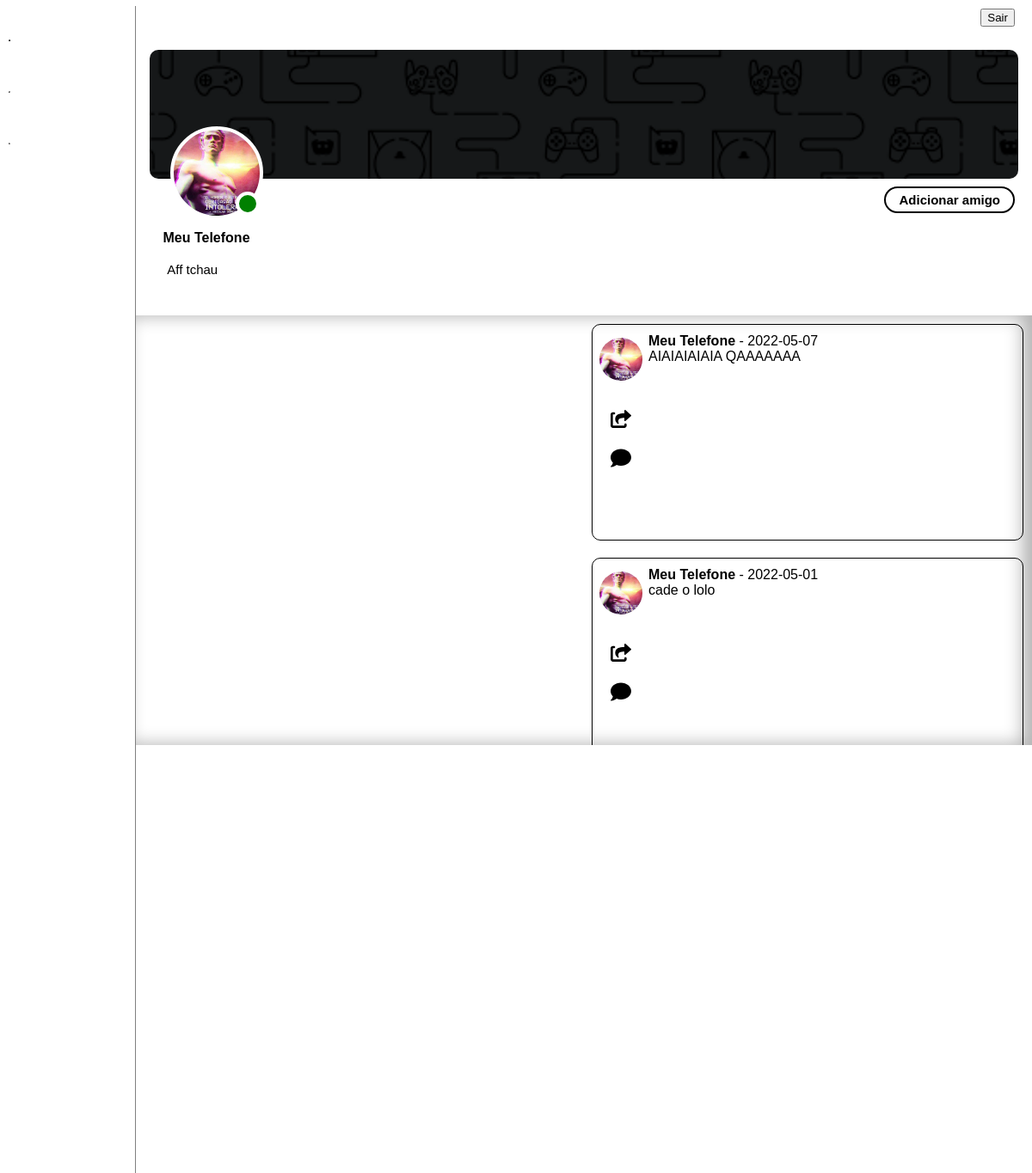
The page /perfilaaaa/index.php?conta=21 (signed in) on the database as committed earlier.
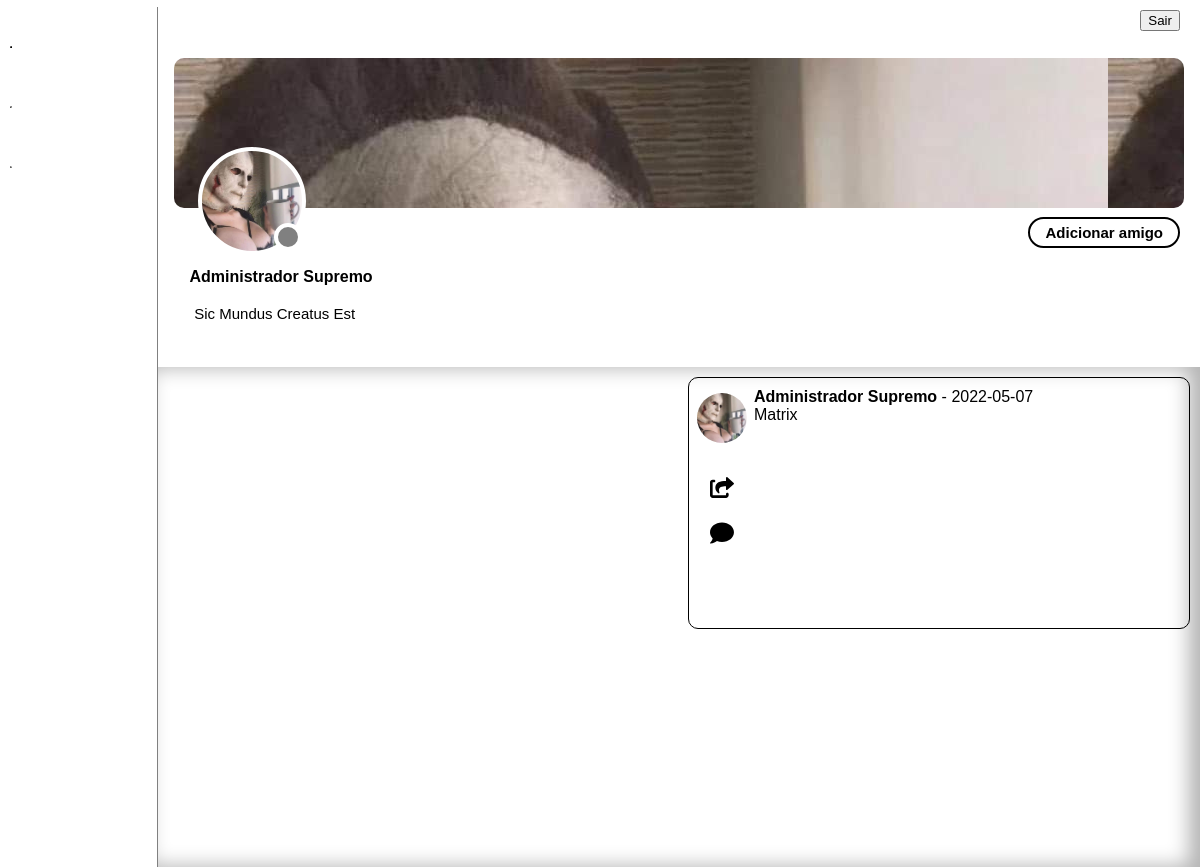
The same page on the database as committed later.
### tables this page shows
CREATE TABLE `perfil` (
  `id` int(11) NOT NULL,
  `apelido` varchar(100) NOT NULL,
  `capa` varchar(200) NOT NULL,
  `biografia` varchar(100) NOT NULL,
  `turma` varchar(4) NOT NULL,
  `foto` varchar(200) NOT NULL
);

CREATE TABLE `contas` (
  `id` int(11) NOT NULL,
  `nome` varchar(30) NOT NULL,
  `sobrenome` varchar(30) NOT NULL,
  `email` varchar(30) NOT NULL,
  `senha` varchar(30) NOT NULL,
  `status` tinyint(4) NOT NULL,
  `verificado` tinyint(4) NOT NULL,
  `criacao` varchar(50) NOT NULL
);

CREATE TABLE `publicacoes` (
  `id` int(11) NOT NULL,
  `data` date NOT NULL DEFAULT current_timestamp(),
  `midia` varchar(100) NOT NULL,
  `texto` text NOT NULL,
  `likes` int(11) NOT NULL DEFAULT 0,
  `privacidade` int(11) NOT NULL DEFAULT 0,
  `reacoes` int(11) NOT NULL DEFAULT 0,
  `denuncias` int(11) NOT NULL DEFAULT 0,
  `idConta` int(11) NOT NULL,
  `idPerfil` int(11) NOT NULL
);

### perfilaaaa/index.php (the view, shortened to what this page needs)
    <?php
        include("../content/code/conexao.php");
        $token = $_SESSION['email'];
        $login = "SELECT * FROM contas WHERE email=:token";
        try{
           $get = $conect->prepare($login);
           $get->bindParam(':token',$token,PDO::PARAM_STR);
           $get->execute();
           if($get->rowCount()>0){
               $ac = $get->fetch(PDO::FETCH_OBJ);
               $id = $ac->id;
           }
        } catch(PDOException $e){
        }
        $acID = $_GET['conta'];
        $acSelect = "SELECT * FROM contas WHERE id=:acID";
        try{
            $acr = $conect->prepare($acSelect);
            $acr->bindParam(':acID',$acID, PDO::PARAM_INT);
            $acr->execute();
            if($acr->rowCount()>0){
                $acc = $acr->fetch(PDO::FETCH_OBJ);
                $acnome = $acc->nome;
                $acsobrenome = $acc->sobrenome;
                $acstatus = $acc->status;
                $acverificado = $acc->verificado;
                $pSelect = "SELECT * FROM perfil WHERE id=:pID";
                $pCon = $conect->prepare($pSelect);
                $pCon->bindParam(':pID', $acID, PDO::PARAM_INT);
                $pCon->execute();
                if($pCon->rowCount()>0){
                    $pO = $pCon->fetch(PDO::FETCH_OBJ);
                    $pCapa = $pO->capa;
                    $pBio = $pO->biografia;
                    $pFoto = $pO->foto;
                }
            }
        }catch(PDOException $i){}
    ?>
<!DOCTYPE html>
<html lang="en">
<head>
    <link rel="stylesheet" href="../content/style.css">
</head>
<body style="background-color: var(--profile2);">
    <section class="main">
        <section class="content c2" style="flex-wrap:nowrap !important;">
            <section class="profile">
                <div class="pic">
                    <div class="custom">
                        <div class="cape" style="background-image: url(<?php echo $pCapa; ?>">
                            <div id="icon" class="icon" style="background-image: url(/content/img/alunos/<?php echo $pFoto; ?>">
                                <div class="statuse sta<?php echo $acstatus ?>">
                                </div>
                            </div>
                        </div>
                        <div class="btns">
                            <?php if($acID==$id) { ?>
                            <button><b>Editar perfil</b></button>
                            <?php }else{ ?>
                                <button><b>Adicionar amigo</b></button>
                            <?php } ?>
                        </div>
                    </div>
                    <div class="infos">
                        <a><h4><?php echo "$acnome $acsobrenome <button class='verificado verificado$acverificado'><b style='margin-left:18px;'>Verificado</b></button>"; ?></h4></a>
                        <br>
                        <?php if($acID==$id) { ?>
                        <form method="post" class="biografia"><input name="alterbio" type="text" value="<?php echo $pBio; ?>" maxlength="100"></form>
                        <?php }else{ ?>
                            <a style="font-size:15px;margin-top:1px;margin-left:36px;"><?php echo $pBio; ?></a>
                        <?php } ?>
                        <br>
                        <br>
                    </div>
                    <div class="publicacoes">
                        <?php
                            $select = "SELECT * FROM publicacoes WHERE idPerfil=$acID ORDER BY id DESC";
                            try{
                                $resultado = $conect->prepare($select);
                                $resultado->execute();
                                if($resultado->rowCount()>0){
                                    while($show = $resultado->FETCH(PDO::FETCH_OBJ)){
                                        ?>
                        <div class="pub">
                            <form method="post">
                                <div class="minicon" style="background-image: url(/content/img/alunos/<?php echo $pFoto; ?>"></div>
                                <button class="compartilhar"></button>
                                <button class="responder"></button>
                            </form>
                            <div>
                                <a><b><?php echo $acnome." ".$acsobrenome; ?></b> - <?php echo $show->data ?></a>
                                <a><?php echo $show->texto ?></a>
                            </div>
                        </div>
                        <?php }}}catch(PDOException $e){ echo '<strong>ERRO DE PDO= </strong>'.$e->getMessage();} ?>
                    </div>
                </div>
            </section>
        </section>
    </section>
    <form method="post" style="position:absolute; right:20px; top:10px; box-shadow:none;"><button name="exit">Sair</button></form>
</body>
</html>

Rows that differ between the two databases and show on the page:
removed publicacoes: idPerfil.foto (picture), idConta.nome "Meu", idConta.sobrenome "Telefone", data "2022-05-07", texto "AIAIAIAIAIA QAAAAAAA"
removed publicacoes: idPerfil.foto (picture), idConta.nome "Meu", idConta.sobrenome "Telefone", data "2022-05-01", texto "cade o lolo"
changed perfil: capa: a different picture; foto: a different picture; biografia "Aff tchau" → "Sic Mundus Creatus Est"
changed contas: status 1 → 0 (drawn); nome "Meu" → "Administrador"; sobrenome "Telefone" → "Supremo"
added publicacoes: idPerfil.foto (picture), idConta.nome "Administrador", idConta.sobrenome "Supremo", data "2022-05-07", texto "Matrix"
